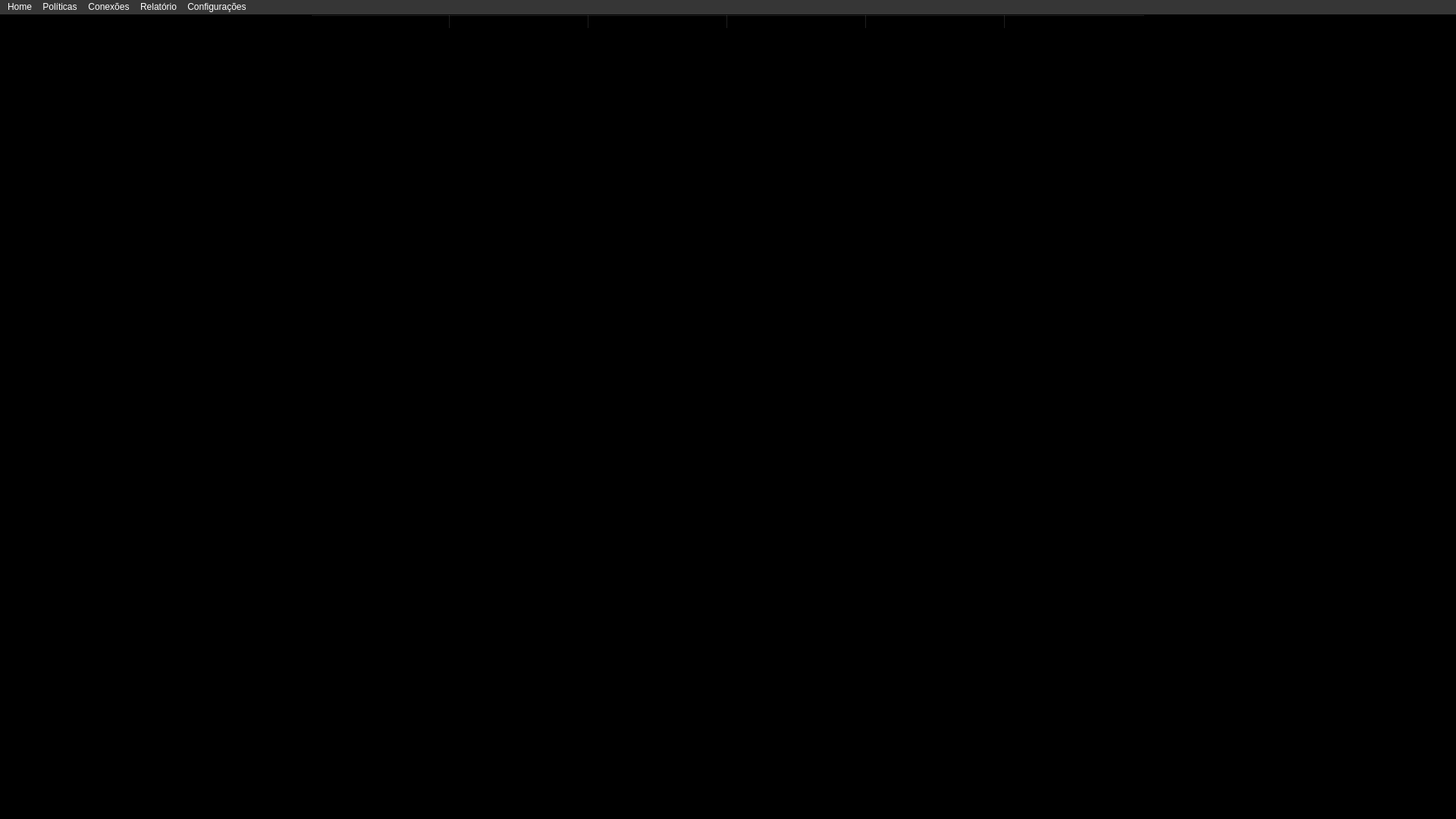
<?xml version="1.0" encoding="UTF-8"?>
<ui version="4.0">
 <class>MainWindow</class>
 <widget class="QMainWindow" name="MainWindow">
  <property name="geometry">
   <rect>
    <x>0</x>
    <y>0</y>
    <width>1920</width>
    <height>1080</height>
   </rect>
  </property>
  <property name="windowTitle">
   <string>MainWindow</string>
  </property>
  <property name="windowIcon">
   <iconset>
    <normaloff>../images/imgiconetecsec.png</normaloff>../images/imgiconetecsec.png</iconset>
  </property>
  <property name="autoFillBackground">
   <bool>false</bool>
  </property>
  <property name="styleSheet">
   <string notr="true">background-color: rgb(0,0,0);
color: white;
</string>
  </property>
  <property name="iconSize">
   <size>
    <width>138</width>
    <height>128</height>
   </size>
  </property>
  <property name="toolButtonStyle">
   <enum>Qt::ToolButtonStyle::ToolButtonIconOnly</enum>
  </property>
  <property name="animated">
   <bool>true</bool>
  </property>
  <property name="documentMode">
   <bool>false</bool>
  </property>
  <property name="tabShape">
   <enum>QTabWidget::TabShape::Rounded</enum>
  </property>
  <property name="dockOptions">
   <set>QMainWindow::DockOption::AllowTabbedDocks|QMainWindow::DockOption::AnimatedDocks</set>
  </property>
  <widget class="QWidget" name="centralwidget">
   <widget class="QLabel" name="label_Background">
    <property name="enabled">
     <bool>true</bool>
    </property>
    <property name="geometry">
     <rect>
      <x>200</x>
      <y>-90</y>
      <width>1920</width>
      <height>1080</height>
     </rect>
    </property>
    <property name="text">
     <string/>
    </property>
    <property name="pixmap">
     <pixmap>../images/imgbackground.png</pixmap>
    </property>
    <property name="alignment">
     <set>Qt::AlignmentFlag::AlignRight|Qt::AlignmentFlag::AlignTrailing|Qt::AlignmentFlag::AlignVCenter</set>
    </property>
   </widget>
   <widget class="QTableWidget" name="table_Conexoes">
    <property name="geometry">
     <rect>
      <x>410</x>
      <y>0</y>
      <width>1101</width>
      <height>841</height>
     </rect>
    </property>
    <property name="layoutDirection">
     <enum>Qt::LayoutDirection::LeftToRight</enum>
    </property>
    <property name="autoFillBackground">
     <bool>false</bool>
    </property>
    <property name="styleSheet">
     <string notr="true">color: black;
</string>
    </property>
    <property name="sizeAdjustPolicy">
     <enum>QAbstractScrollArea::SizeAdjustPolicy::AdjustToContentsOnFirstShow</enum>
    </property>
    <property name="alternatingRowColors">
     <bool>true</bool>
    </property>
    <property name="showGrid">
     <bool>true</bool>
    </property>
    <property name="gridStyle">
     <enum>Qt::PenStyle::SolidLine</enum>
    </property>
    <property name="sortingEnabled">
     <bool>false</bool>
    </property>
    <attribute name="horizontalHeaderVisible">
     <bool>true</bool>
    </attribute>
    <attribute name="horizontalHeaderCascadingSectionResizes">
     <bool>true</bool>
    </attribute>
    <attribute name="horizontalHeaderDefaultSectionSize">
     <number>183</number>
    </attribute>
    <attribute name="horizontalHeaderHighlightSections">
     <bool>true</bool>
    </attribute>
    <attribute name="horizontalHeaderShowSortIndicator" stdset="0">
     <bool>false</bool>
    </attribute>
    <attribute name="horizontalHeaderStretchLastSection">
     <bool>false</bool>
    </attribute>
    <attribute name="verticalHeaderVisible">
     <bool>false</bool>
    </attribute>
    <attribute name="verticalHeaderCascadingSectionResizes">
     <bool>false</bool>
    </attribute>
    <attribute name="verticalHeaderHighlightSections">
     <bool>false</bool>
    </attribute>
    <attribute name="verticalHeaderShowSortIndicator" stdset="0">
     <bool>false</bool>
    </attribute>
    <attribute name="verticalHeaderStretchLastSection">
     <bool>false</bool>
    </attribute>
    <column>
     <property name="text">
      <string>Protocolo</string>
     </property>
     <property name="background">
      <color>
       <red>255</red>
       <green>215</green>
       <blue>0</blue>
      </color>
     </property>
    </column>
    <column>
     <property name="text">
      <string>Fonte externa</string>
     </property>
     <property name="background">
      <color>
       <red>255</red>
       <green>215</green>
       <blue>0</blue>
      </color>
     </property>
    </column>
    <column>
     <property name="text">
      <string>Estado</string>
     </property>
     <property name="background">
      <color>
       <red>255</red>
       <green>215</green>
       <blue>0</blue>
      </color>
     </property>
    </column>
    <column>
     <property name="text">
      <string>PID</string>
     </property>
     <property name="background">
      <color>
       <red>255</red>
       <green>215</green>
       <blue>0</blue>
      </color>
     </property>
    </column>
    <column>
     <property name="text">
      <string>Enviados</string>
     </property>
     <property name="background">
      <color>
       <red>255</red>
       <green>215</green>
       <blue>0</blue>
      </color>
     </property>
    </column>
    <column>
     <property name="text">
      <string>Recebidos</string>
     </property>
     <property name="background">
      <color>
       <red>255</red>
       <green>215</green>
       <blue>0</blue>
      </color>
     </property>
    </column>
   </widget>
  </widget>
  <widget class="QMenuBar" name="menuBar">
   <property name="geometry">
    <rect>
     <x>0</x>
     <y>0</y>
     <width>1920</width>
     <height>22</height>
    </rect>
   </property>
   <property name="styleSheet">
    <string notr="true">background-color: rgb(54,54,54)</string>
   </property>
   <widget class="QMenu" name="menuHome">
    <property name="title">
     <string>Home</string>
    </property>
   </widget>
   <widget class="QMenu" name="menuConexoes">
    <property name="title">
     <string>Conexões</string>
    </property>
   </widget>
   <widget class="QMenu" name="menuRelatorio">
    <property name="title">
     <string>Relatório</string>
    </property>
   </widget>
   <widget class="QMenu" name="menuConfiguracoes">
    <property name="title">
     <string>Configurações</string>
    </property>
   </widget>
   <widget class="QMenu" name="menuPoliticas">
    <property name="title">
     <string>Políticas</string>
    </property>
   </widget>
   <addaction name="menuHome"/>
   <addaction name="menuPoliticas"/>
   <addaction name="menuConexoes"/>
   <addaction name="menuRelatorio"/>
   <addaction name="menuConfiguracoes"/>
  </widget>
  <action name="actionPol_ticas">
   <property name="text">
    <string>Políticas</string>
   </property>
  </action>
  <action name="actionIA">
   <property name="text">
    <string>IA</string>
   </property>
  </action>
 </widget>
 <resources/>
 <connections/>
</ui>
